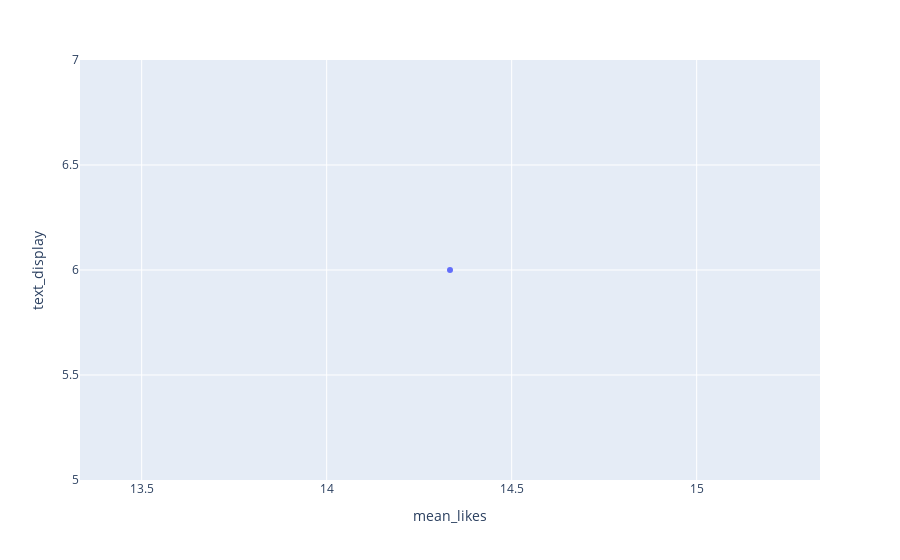

Here is the notebook cell this chart was saved with:
### Code cell
import plotly.express as px
fig = px.scatter(df_comments_eda.loc[df_comments_eda["text_display"]>0].loc[df_comments_eda["mean_likes"]>0], x="mean_likes", y="text_display", hover_data = ["author_name"]
                 ) #size='mean_likes'
fig.show()

### Figure 1 — Plotly figure (JSON) as saved in the notebook; plotly's stock layout.template omitted (floating-point values rounded to 4 significant figures)
{"data": [{"customdata": [["Jesus Says"]], "hovertemplate": "mean_likes=%{x}<br>text_display=%{y}<br>author_name=%{customdata[0]}<extra></extra>", "legendgroup": "", "marker": {"color": "#636efa", "symbol": "circle"}, "mode": "markers", "name": "", "orientation": "v", "showlegend": false, "type": "scatter", "x": [14.33], "xaxis": "x", "y": [6], "yaxis": "y"}], "layout": {"legend": {"tracegroupgap": 0}, "margin": {"t": 60}, "xaxis": {"anchor": "y", "domain": [0, 1], "title": {"text": "mean_likes"}}, "yaxis": {"anchor": "x", "domain": [0, 1], "title": {"text": "text_display"}}}}
